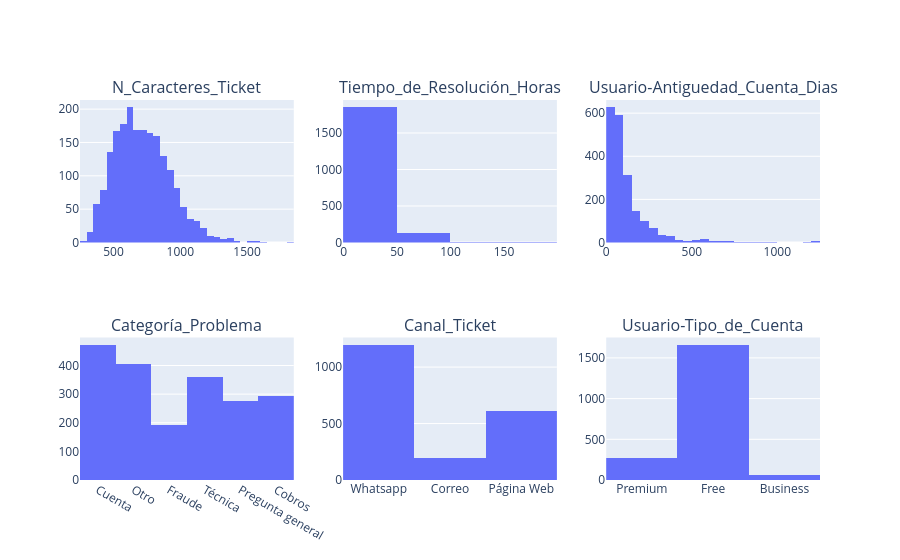

The notebook cell this image was saved under:
### Code cell
# Pregunta 3: Distribución de características numéricas y categóricas

num_cols = ["N_Caracteres_Ticket", "Tiempo_de_Resolución_Horas", "Usuario-Antiguedad_Cuenta_Dias"]

cat_cols = ["Categoría_Problema", "Canal_Ticket", "Usuario-Tipo_de_Cuenta"]

fig = make_subplots(rows=2, cols=3, subplot_titles=num_cols + cat_cols)

for i, col in enumerate(num_cols):
    hist = px.histogram(df_tickets, x=col)
    fig.add_trace(hist.data[0], row=1, col=i + 1)

for i, col in enumerate(cat_cols):
    hist = px.histogram(df_tickets, x=col)
    fig.add_trace(hist.data[0], row=2, col=i + 1)

fig.show()

### Figure 1 — Plotly figure (JSON) as saved in the notebook; plotly's stock layout.template omitted (floating-point values rounded to 4 significant figures; data arrays with more than 128 entries replaced by an {"elided": "..."} marker saying what was removed)
{"data": [{"bingroup": "x", "hovertemplate": "N_Caracteres_Ticket=%{x}<br>count=%{y}<extra></extra>", "legendgroup": "", "marker": {"color": "#636efa", "pattern": {"shape": ""}}, "name": "", "orientation": "v", "showlegend": false, "type": "histogram", "x": {"elided": "2000 int values"}, "xaxis": "x", "yaxis": "y"}, {"bingroup": "x", "hovertemplate": "Tiempo_de_Resolución_Horas=%{x}<br>count=%{y}<extra></extra>", "legendgroup": "", "marker": {"color": "#636efa", "pattern": {"shape": ""}}, "name": "", "orientation": "v", "showlegend": false, "type": "histogram", "x": {"elided": "2000 int values"}, "xaxis": "x2", "yaxis": "y2"}, {"bingroup": "x", "hovertemplate": "Usuario-Antiguedad_Cuenta_Dias=%{x}<br>count=%{y}<extra></extra>", "legendgroup": "", "marker": {"color": "#636efa", "pattern": {"shape": ""}}, "name": "", "orientation": "v", "showlegend": false, "type": "histogram", "x": {"elided": "2000 int values"}, "xaxis": "x3", "yaxis": "y3"}, {"bingroup": "x", "hovertemplate": "Categoría_Problema=%{x}<br>count=%{y}<extra></extra>", "legendgroup": "", "marker": {"color": "#636efa", "pattern": {"shape": ""}}, "name": "", "orientation": "v", "showlegend": false, "type": "histogram", "x": {"elided": "2000 str values"}, "xaxis": "x4", "yaxis": "y4"}, {"bingroup": "x", "hovertemplate": "Canal_Ticket=%{x}<br>count=%{y}<extra></extra>", "legendgroup": "", "marker": {"color": "#636efa", "pattern": {"shape": ""}}, "name": "", "orientation": "v", "showlegend": false, "type": "histogram", "x": {"elided": "2000 str values"}, "xaxis": "x5", "yaxis": "y5"}, {"bingroup": "x", "hovertemplate": "Usuario-Tipo_de_Cuenta=%{x}<br>count=%{y}<extra></extra>", "legendgroup": "", "marker": {"color": "#636efa", "pattern": {"shape": ""}}, "name": "", "orientation": "v", "showlegend": false, "type": "histogram", "x": {"elided": "2000 str values"}, "xaxis": "x6", "yaxis": "y6"}], "layout": {"annotations": [{"font": {"size": 16}, "showarrow": false, "text": "N_Caracteres_Ticket", "x": 0.1444, "xanchor": "center", "xref": "paper", "y": 1, "yanchor": "bottom", "yref": "paper"}, {"font": {"size": 16}, "showarrow": false, "text": "Tiempo_de_Resolución_Horas", "x": 0.5, "xanchor": "center", "xref": "paper", "y": 1, "yanchor": "bottom", "yref": "paper"}, {"font": {"size": 16}, "showarrow": false, "text": "Usuario-Antiguedad_Cuenta_Dias", "x": 0.8556, "xanchor": "center", "xref": "paper", "y": 1, "yanchor": "bottom", "yref": "paper"}, {"font": {"size": 16}, "showarrow": false, "text": "Categoría_Problema", "x": 0.1444, "xanchor": "center", "xref": "paper", "y": 0.375, "yanchor": "bottom", "yref": "paper"}, {"font": {"size": 16}, "showarrow": false, "text": "Canal_Ticket", "x": 0.5, "xanchor": "center", "xref": "paper", "y": 0.375, "yanchor": "bottom", "yref": "paper"}, {"font": {"size": 16}, "showarrow": false, "text": "Usuario-Tipo_de_Cuenta", "x": 0.8556, "xanchor": "center", "xref": "paper", "y": 0.375, "yanchor": "bottom", "yref": "paper"}], "xaxis": {"anchor": "y", "domain": [0, 0.2889]}, "xaxis2": {"anchor": "y2", "domain": [0.3556, 0.6444]}, "xaxis3": {"anchor": "y3", "domain": [0.7111, 1]}, "xaxis4": {"anchor": "y4", "domain": [0, 0.2889]}, "xaxis5": {"anchor": "y5", "domain": [0.3556, 0.6444]}, "xaxis6": {"anchor": "y6", "domain": [0.7111, 1]}, "yaxis": {"anchor": "x", "domain": [0.625, 1]}, "yaxis2": {"anchor": "x2", "domain": [0.625, 1]}, "yaxis3": {"anchor": "x3", "domain": [0.625, 1]}, "yaxis4": {"anchor": "x4", "domain": [0, 0.375]}, "yaxis5": {"anchor": "x5", "domain": [0, 0.375]}, "yaxis6": {"anchor": "x6", "domain": [0, 0.375]}}}
